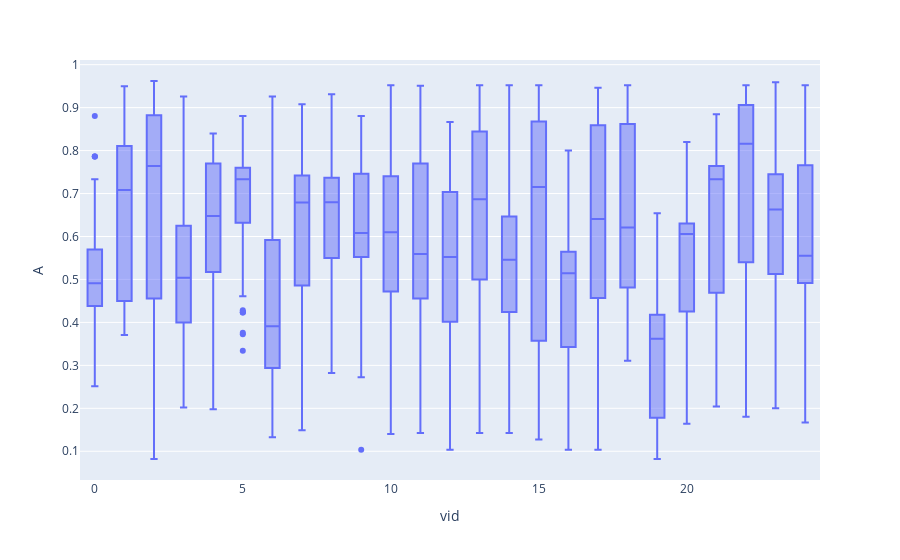

The notebook cell this image was saved under:
### Code cell
fig = px.box(df_j, x="vid", y="A")
fig.show()

### Figure 1 — Plotly figure (JSON) as saved in the notebook; plotly's stock layout.template omitted (floating-point values rounded to 4 significant figures; data arrays with more than 128 entries replaced by an {"elided": "..."} marker saying what was removed)
{"data": [{"alignmentgroup": "True", "hovertemplate": "vid=%{x}<br>A=%{y}<extra></extra>", "legendgroup": "", "marker": {"color": "#636efa"}, "name": "", "notched": false, "offsetgroup": "", "orientation": "v", "showlegend": false, "type": "box", "x": {"elided": "2144 int values"}, "x0": " ", "xaxis": "x", "y": {"elided": "2144 float values"}, "y0": " ", "yaxis": "y"}], "layout": {"boxmode": "group", "legend": {"tracegroupgap": 0}, "margin": {"t": 60}, "xaxis": {"anchor": "y", "domain": [0, 1], "title": {"text": "vid"}}, "yaxis": {"anchor": "x", "domain": [0, 1], "title": {"text": "A"}}}}
